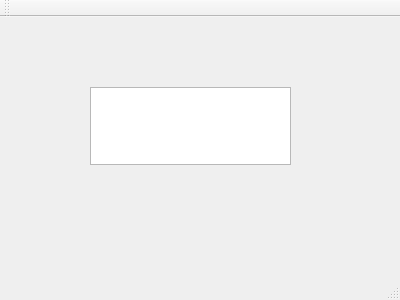
<?xml version="1.0" encoding="UTF-8"?>
<ui version="4.0">
 <class>MainWindow</class>
 <widget class="QMainWindow" name="MainWindow">
  <property name="geometry">
   <rect>
    <x>0</x>
    <y>0</y>
    <width>400</width>
    <height>300</height>
   </rect>
  </property>
  <property name="windowTitle">
   <string>MainWindow</string>
  </property>
  <widget class="QWidget" name="centralWidget">
   <widget class="QTextEdit" name="textEdit">
    <property name="geometry">
     <rect>
      <x>90</x>
      <y>70</y>
      <width>201</width>
      <height>78</height>
     </rect>
    </property>
   </widget>
  </widget>
  <widget class="QMenuBar" name="menuBar">
   <property name="geometry">
    <rect>
     <x>0</x>
     <y>0</y>
     <width>400</width>
     <height>25</height>
    </rect>
   </property>
  </widget>
  <widget class="QToolBar" name="mainToolBar">
   <attribute name="toolBarArea">
    <enum>TopToolBarArea</enum>
   </attribute>
   <attribute name="toolBarBreak">
    <bool>false</bool>
   </attribute>
  </widget>
  <widget class="QStatusBar" name="statusBar"/>
 </widget>
 <layoutdefault spacing="6" margin="11"/>
 <resources/>
 <connections/>
</ui>
